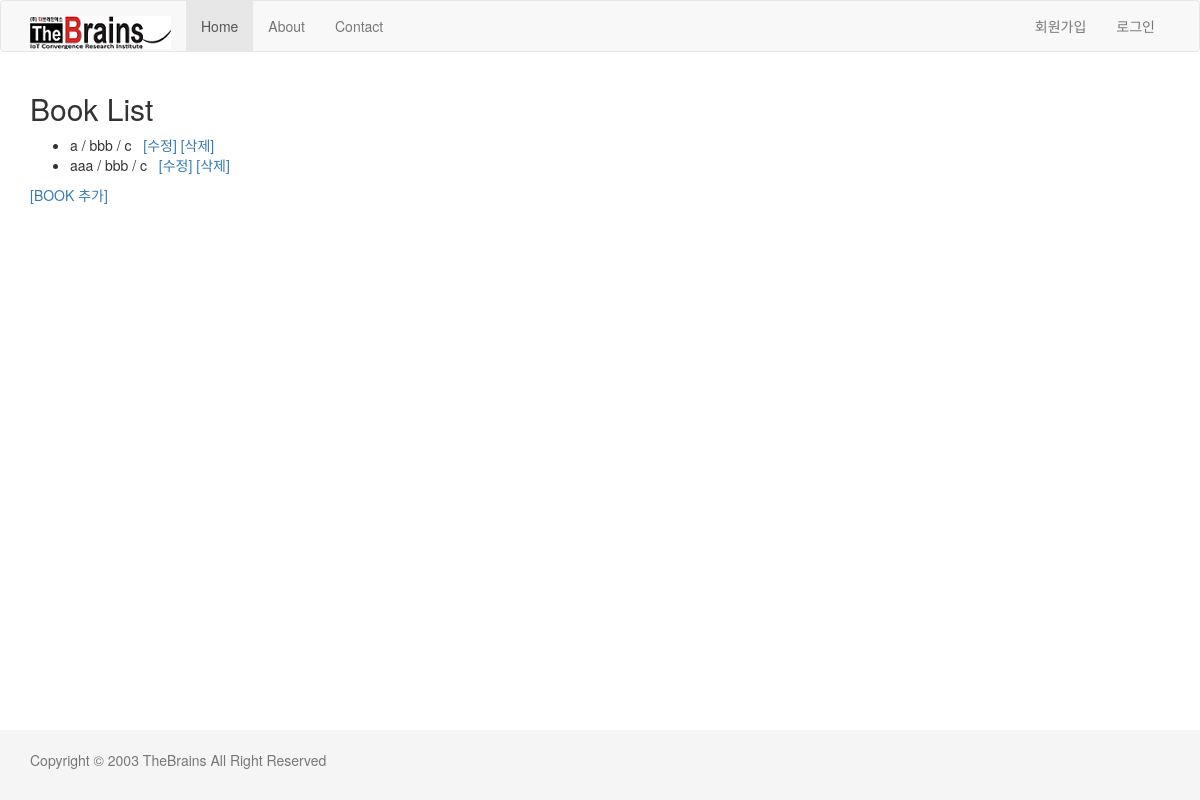
The app's page /book/, older data.
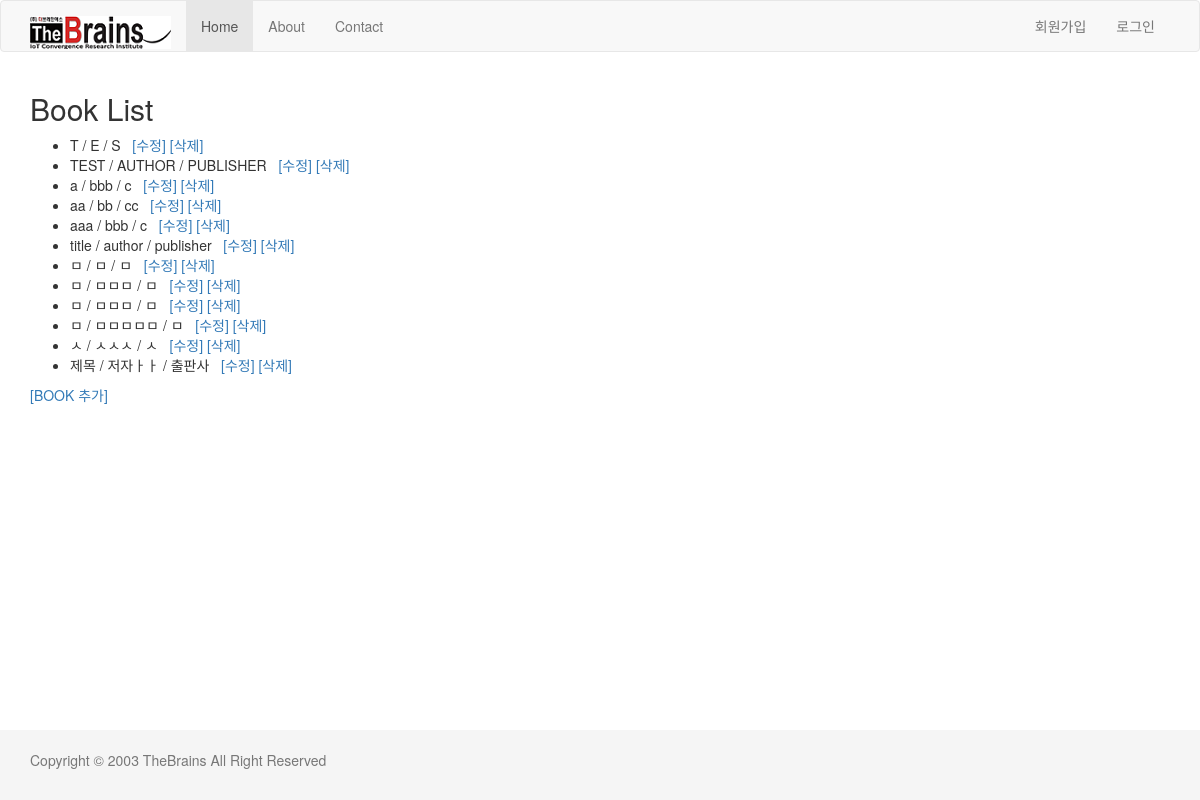
The same page, newer data.
### book/models.py (models this page shows, shortened)
class Book(models.Model):
    title = models.CharField(max_length=50)
    author = models.CharField(max_length=50)
    publisher = models.CharField(max_length=50)
    publication_date = models.DateTimeField(auto_now_add=True)
    ip = models.CharField(max_length=15, null=True)
    class Meta:
        ordering = ['title']  # title 순서로 정렬

### article/context_processors.py (called while the page is built)
def article(request):
    return {
        'today' : timezone.now(),
    }

### book/templates/book/book_list.html
{% extends 'layout.html' %}
{% block content %}
    <h2>Book List</h2>
    {% if book_list %}
        <ul>
            {% for book in book_list%}
            <li>
                {{book.title}} / {{book.author}} / {{book.publisher}} &nbsp;
                <a href="{% url 'book:edit' book.id %}">[수정]</a>
                <a href="{% url 'book:delete' book.id %}">[삭제]</a>
            </li>
            {% endfor %}
        </ul>
    {% else %}
        <p>목록이 없습니다.</p>
    {% endif %}
    <a href="{% url 'book:new' %}">[BOOK 추가]</a>
{% endblock %}

Row changes from the older to the newer data that the page shows:
added Book: title "T", author "E", publisher "S"
added Book: title "TEST", author "AUTHOR", publisher "PUBLISHER"
added Book: title "aa", author "bb", publisher "cc"
added Book: title "title", author "author", publisher "publisher"
added Book: title "ㅁ", author "ㅁ", publisher "ㅁ"
added Book: title "ㅁ", author "ㅁㅁㅁ", publisher "ㅁ"
added Book: title "ㅁ", author "ㅁㅁㅁ", publisher "ㅁ"
added Book: title "ㅁ", author "ㅁㅁㅁㅁㅁ", publisher "ㅁ"
added Book: title "ㅅ", author "ㅅㅅㅅ", publisher "ㅅ"
added Book: title "제목", author "저자ㅏㅏ", publisher "출판사"
